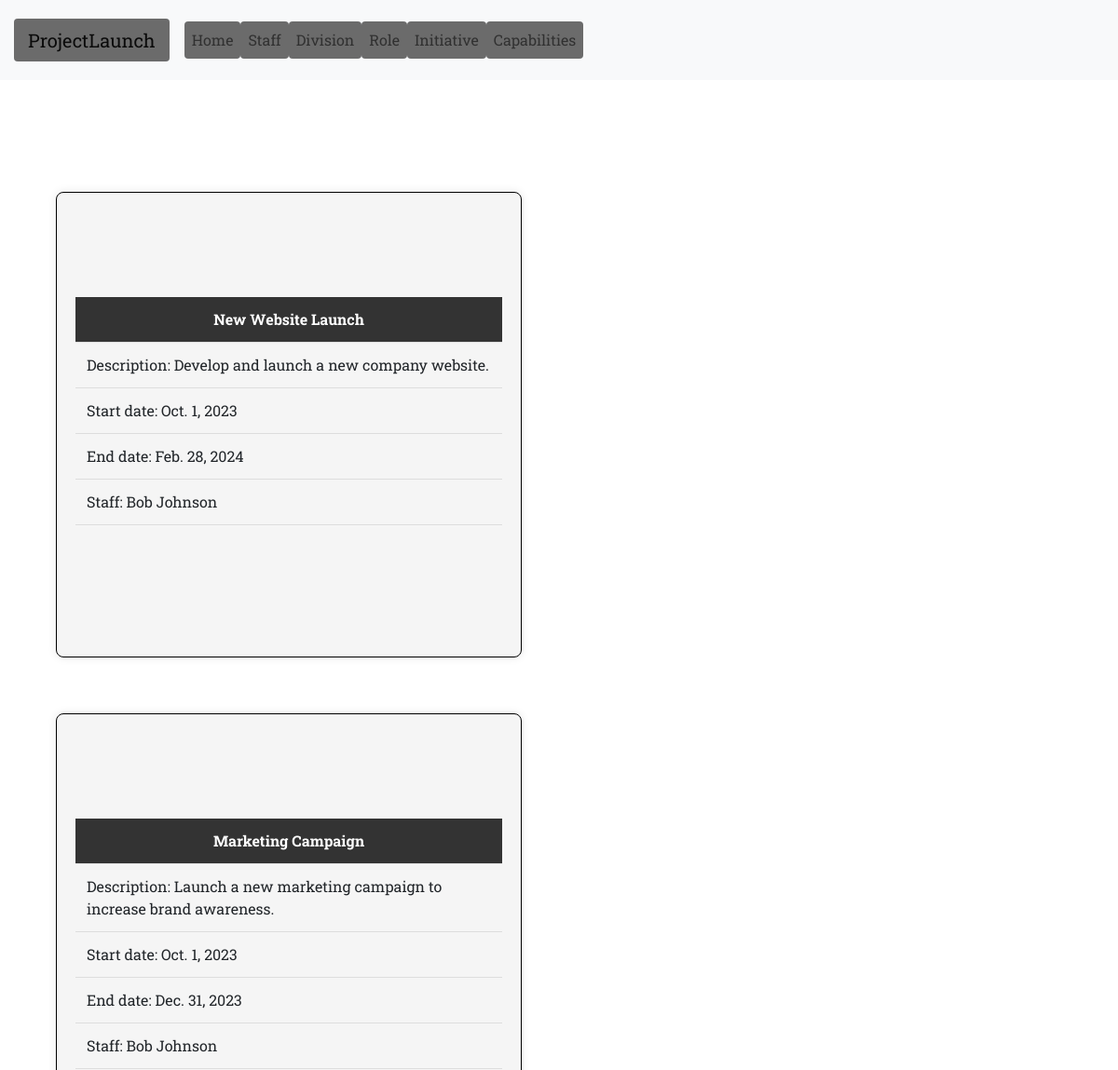
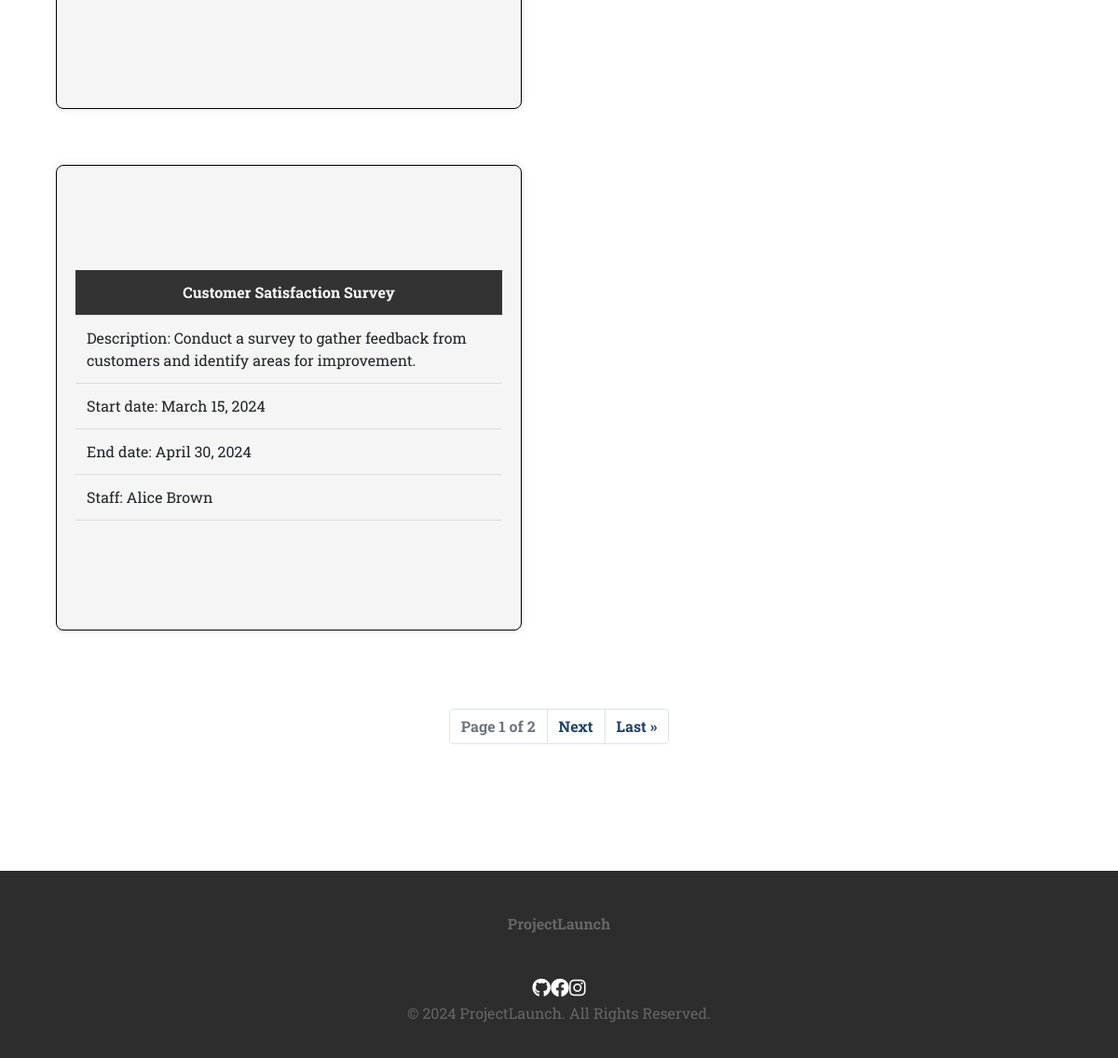
Page /initiative.html on the committed database (2 pictures, top to bottom).
### myapp1/models.py (models this page shows, shortened)
class BaseTable(models.Model):
    created_at = models.DateTimeField(auto_now_add=True)
    updated_at = models.DateTimeField(auto_now=True)
    class Meta:
        abstract = True

class InitiativeTable(BaseTable):
    initiative_image = models.ImageField(upload_to='initiative_images/', null=True, blank=True)
    name = models.CharField(max_length=255)
    description = models.TextField()
    start_date = models.DateField()
    end_date = models.DateField()
    staff = models.ManyToManyField(StaffTable)

class StaffTable(BaseTable):
    first_name = models.CharField(max_length=255)
    last_name = models.CharField(max_length=255)
    email = models.EmailField(unique=True)
    birth_date = models.DateField()
    hire_date = models.DateTimeField()
    division = models.ForeignKey(DivisionTable, on_delete=models.SET_NULL, null=True)
    role = models.ForeignKey(RoleTable, on_delete=models.SET_NULL, null=True)
    capabilities = models.ManyToManyField(CapabilityTable)

### myapp1/views.py (the view)
# urls.py: path('initiative.html', views.initiative_view, name='initiative'),
def initiative_view(request):
    all_initiatives = InitiativeTable.objects.all()
    p = Paginator(all_initiatives, 3)
    page = request.GET.get('page')
    initiative_list = p.get_page(page)
    return render(request, 'initiative.html', {'initiative': initiative_list})  # Context variable renamed

### myapp1/templates/initiative.html (shortened to what this page needs)
{% extends 'base.html' %}
{% load static %}
    {% block content %}
    {% include 'includes/header.html' %}
        {% for indiv in initiative %}
        {% for staff in indiv.staff.all %}
        <div class="container container_image"><br/><br/>
            <div class="dep_box">
                <div class="dep_image">
                </div>
                <table>
                    <tr>
                        <th class="th_center">{{ indiv.name }}</th>
                    </tr>
                    <tr>
                        <td>Description: {{ indiv.description }}</td>
                    </tr>
                    <tr>
                        <td>Start date: {{ indiv.start_date }}</td>
                    </tr>
                    <tr>
                        <td>End date: {{ indiv.end_date }}</td>
                    </tr>
                    <tr>
                        <td>Staff: {{ staff.first_name }} {{ staff.last_name }}</td>
                    </tr>
                </table>
            </div>
        </div>
        {% endfor %}
        {% endfor %}
        <br><br>
        <nav aria-label="Page navigation example">
            <ul class="pagination justify-content-center">
            <li class="page-item disabled"><a class="page-link">Page {{ initiative.number }} of {{ initiative.paginator.num_pages }}</a></li>
            {% if initiative.has_next %}
            <li class="page-item"><a class="page-link" href="?page={{ initiative.next_page_number }}">Next</a></li>
            <li class="page-item"><a class="page-link" href="?page={{ initiative.paginator.num_pages }}">Last &raquo</a></li>
            {% endif %}
            </ul>
        </nav>
    {% include 'includes/footer.html' %}
    {% endblock %}

### myapp1/templates/base.html (shortened to what this page needs)
{% load static %}
<!doctype html>
<html lang="en">
  <head>
    <link href="https://cdn.jsdelivr.net/npm/bootstrap@5.0.2/dist/css/bootstrap.min.css" rel="stylesheet">
    <link rel="stylesheet" href="{% static 'css/style.css' %}"/>
  </head>
  <body>
    {% block content %}
    {% endblock %}
  </body>
</html>

### myapp1/templates/includes/header.html (shortened to what this page needs)
<!DOCTYPE html>
<html lang="en">
  <head>
    <link rel="stylesheet" href="../../static/css/style.css" />
    <link rel="stylesheet" href="https://cdnjs.cloudflare.com/ajax/libs/font-awesome/5.15.4/css/all.min.css">
  </head>
  <body>
    <nav class="navbar navbar-expand-lg navbar-light bg-light">
      <a class="navbar-brand" href="{% url 'home' %}">ProjectLaunch</a>
      <div class="collapse navbar-collapse" id="navbarNavDropdown">
        <ul class="navbar-nav">
          <li class="nav-item active">
            <a class="nav-link" href="{% url 'home' %}">Home <span class="sr-only">(current)</span></a>
          </li>
          <li class="nav-item active">
            <a class="nav-link" href="{% url 'staff' %}">Staff <span class="sr-only">(current)</span></a>
          </li>
          <li class="nav-item active">
            <a class="nav-link" href="{% url 'division' %}">Division <span class="sr-only">(current)</span></a>
          </li>
          <li class="nav-item active">
            <a class="nav-link" href="{% url 'role' %}">Role <span class="sr-only">(current)</span></a>
          </li>
          <li class="nav-item active">
            <a class="nav-link" href="{% url 'initiative' %}">Initiative <span class="sr-only">(current)</span></a>
          </li>
          <li class="nav-item active">
            <a class="nav-link" href="{% url 'capabilities' %}">Capabilities <span class="sr-only">(current)</span></a>
          </li>
        </ul>
      </div>
    </nav>
    <main>
    </main>
  </body>
</html>

### myapp1/templates/includes/footer.html (shortened to what this page needs)
<!DOCTYPE html>
<html lang="en">
  <head>
    <link rel="stylesheet" href="../../static/css/style.css" />
    <link rel="stylesheet" href="https://cdnjs.cloudflare.com/ajax/libs/font-awesome/5.15.4/css/all.min.css">
  </head>
  <body>
    <main>
    </main>
    <footer>
      <br />
      <p>
        <strong>ProjectLaunch</strong><br />
      </p>
      <br>
      <div class="social-icons">
        <a href="https://github.com/developer" target="_blank" class="icon-link">
          <i class="fab fa-github"></i>
        </a>
        <a href="https://facebook.com/yourpage" target="_blank" class="icon-link">
          <i class="fab fa-facebook"></i>
        </a>
        <a href="https://instagram.com/youraccount" target="_blank" class="icon-link">
          <i class="fab fa-instagram"></i>
        </a>
      </div>
      <p>
        &copy; 2024 ProjectLaunch. All Rights Reserved.
      </p>
    </footer>
  </body>
</html>

### myapp1/static/css/style.css (style rules this page uses)
* { margin: 0; padding: 0; box-sizing: border-box; font-family: 'Roboto Slab', sans-serif; }
body { background-image: url('../images/background.jpg'); background-size: cover; background-position: center; background-attachment: fixed; height: 100vh; margin: 0; padding: 0; }
main { padding: 60px; }
.navbar { padding: 20px 15px; background-color: #1e4168; color: #fff; }
footer { background-color: #2d2d2d; color: #fff; padding: 20px; text-align: center; }
.social-icons { list-style: none; padding: 0; margin: 0; display: flex; justify-content: center; }
.social-icons a { text-decoration: none; color: #fff; font-size: 20px; transition: color 0.3s ease-in-out; }
table { width: 100%; border-collapse: collapse; margin-top: 20px; border-radius: 8px; }
th, td { padding: 12px; text-align: left; border-bottom: 1px solid #ddd; background-color: #f5f5f5; }
th { background-color: #333; color: #fff; }
.page-link { text-decoration: none; color: #1e4168; font-weight: bold; transition: color 0.3s ease-in-out; }
.container_image { width: 80%; max-width: 600px; margin: 50px auto; padding: 20px; background-color: #f5f5f5; border: 1px solid #ddd; border-radius: 8px; box-shadow: 0 0 10px rgba(0, 0, 0, 0.1); }
p { color: #666; line-height: 1.6; }
.container_image { text-align: center; display: inline-block; margin: 0 60px 60px; border: 1px solid #000; width: 500px; height: 500px; }
.th_center { text-align: center; }
.navbar { padding: 20px 15px; background-color: #2d2d2d; color: #fff; align-self: flex-end; }
.navbar a { text-decoration: none; color: #fff; background-color: #6b6b6b; padding: 8px 15px; border-radius: 4px; transition: background-color 0.3s ease-in-out; }

### rows in the picture
InitiativeTable: name "New Website Launch", description "Develop and launch a new company website.", start_date "Oct. 1, 2023", end_date "Feb. 28, 2024"
StaffTable: first_name "Bob", last_name "Johnson"
InitiativeTable: name "Marketing Campaign", description "Launch a new marketing campaign to increase brand awareness.", start_date "Oct. 1, 2023", end_date "Dec. 31, 2023"
InitiativeTable: name "Customer Satisfaction Survey", description "Conduct a survey to gather feedback from customers and identify areas for improvement.", start_date "March 15, 2024", end_date "April 30, 2024"
StaffTable: first_name "Alice", last_name "Brown"

### other values in the picture
{{ initiative.number }} "1"
{{ initiative.paginator.num_pages }} "2"
